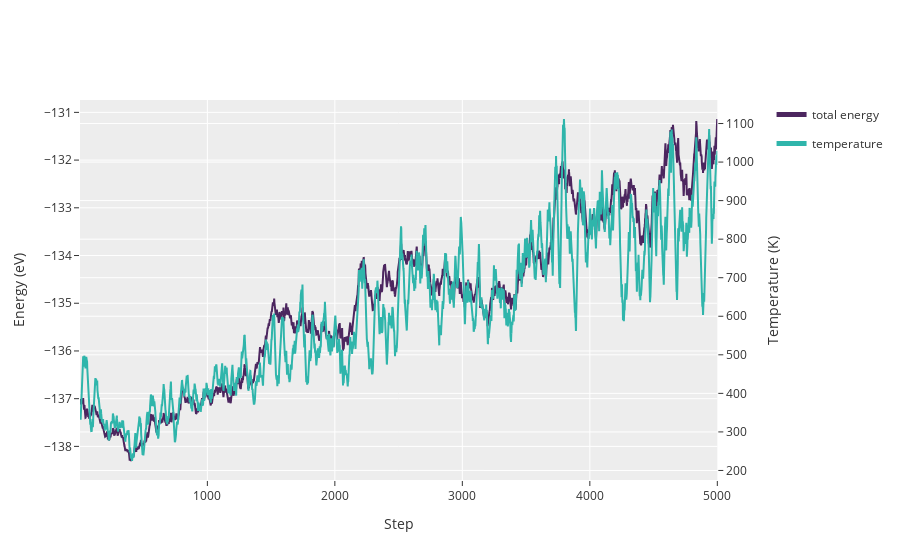

Notebook code cell kept with this figure:
### Code cell
calc.energy[:].plot("ETOTAL, temperature")

### Figure 1 — Plotly figure (JSON) as saved in the notebook; plotly's stock layout.template omitted (floating-point values rounded to 4 significant figures; data arrays with more than 128 entries replaced by an {"elided": "..."} marker saying what was removed)
{"data": [{"legendgroup": "total energy", "line": {"color": "#4C265F"}, "name": "total energy", "showlegend": true, "type": "scatter", "x": {"elided": "5000 int values"}, "y": {"elided": "5000 float values"}, "yaxis": "y"}, {"legendgroup": "temperature", "line": {"color": "#2FB5AB"}, "name": "temperature", "showlegend": true, "type": "scatter", "x": {"elided": "5000 int values"}, "y": {"elided": "5000 float values"}, "yaxis": "y2"}], "layout": {"legend": {"itemsizing": "constant"}, "xaxis": {"anchor": "y", "domain": [0, 0.94], "title": {"text": "Step"}}, "yaxis": {"anchor": "x", "domain": [0, 1], "title": {"text": "Energy (eV)"}}, "yaxis2": {"anchor": "x", "overlaying": "y", "side": "right", "title": {"text": "Temperature (K)"}}}}
